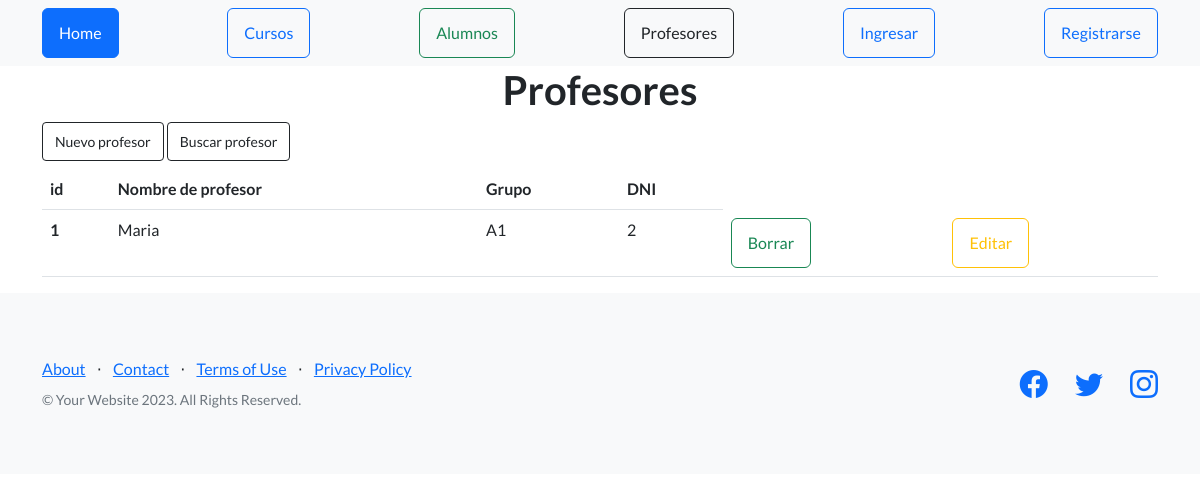
Before: /AppCoder/ver_profesores with the older database file.
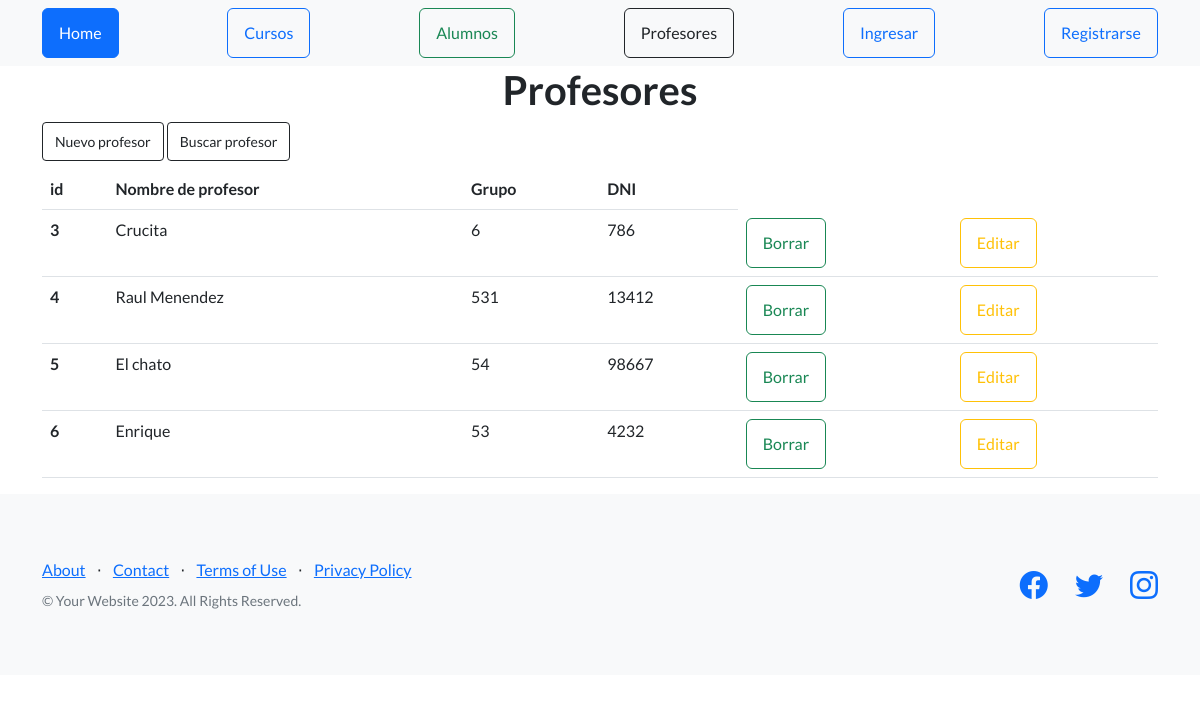
After: the same page with the newer database file.
### AppCoder/models.py (models this page shows)
class Profesor (models.Model):
    nombre =models.CharField(max_length=40)
    dni = models.IntegerField()
    grupo = models.CharField(max_length=40)

### AppCoder/views.py (the view)
# urls.py: path("ver_profesores",views.ver_profesores, name ="ver_profesores"),
def ver_profesores(request):
    profesores=Profesor.objects.all()
    dicc={"profesores":profesores}
    plantilla = loader.get_template("profesor_profesores.html")
    documento=plantilla.render(dicc)
    return HttpResponse(documento)

### AppCoder/template/profesor_profesores.html (shortened to what this page needs)
{% extends 'padre.html' %}
{% load static %}
{% block contenido %}
  <main class="container">
    <h1 class="text-xl-center">Profesores</h1>
    <a href="agregar_profesor" class ="btn btn-outline-dark btn-sm">Nuevo profesor</a>
    <a href="buscar_profesor" class ="btn btn-outline-dark btn-sm">Buscar profesor</a>
    <table class="table">
        <thead>
            <tr>
                <th>id</th>
                <th>Nombre de profesor</th>
                <th>Grupo</th>
                <th>DNI</th>
            </tr>
        </thead>
        <tbody>
            {% for n in profesores %}
            <tr>
                <th scope ="row">{{n.id}}</th>
                <td>{{n.nombre}}</td>
                <td>{{n.grupo}}</td>
                <td>{{n.dni}}</td>
                <td><a href="{% url 'eliminar_profesor' n.id %}" class="btn btn-outline-success">Borrar</a></td>
                <td><a href="{% url 'editar_profesor' n.id %}" class="btn btn-outline-warning">Editar</a></td>
            </tr>
            {% endfor %}
        </tbody>
    </table>
  </main>
{% endblock %}

Changed rows visible on the page:
removed Profesor: id "1", nombre "Maria", grupo "A1", dni "2"
added Profesor: id "3", nombre "Crucita", grupo "6", dni "786"
added Profesor: id "4", nombre "Raul Menendez", grupo "531", dni "13412"
added Profesor: id "5", nombre "El chato", grupo "54", dni "98667"
added Profesor: id "6", nombre "Enrique", grupo "53", dni "4232"
